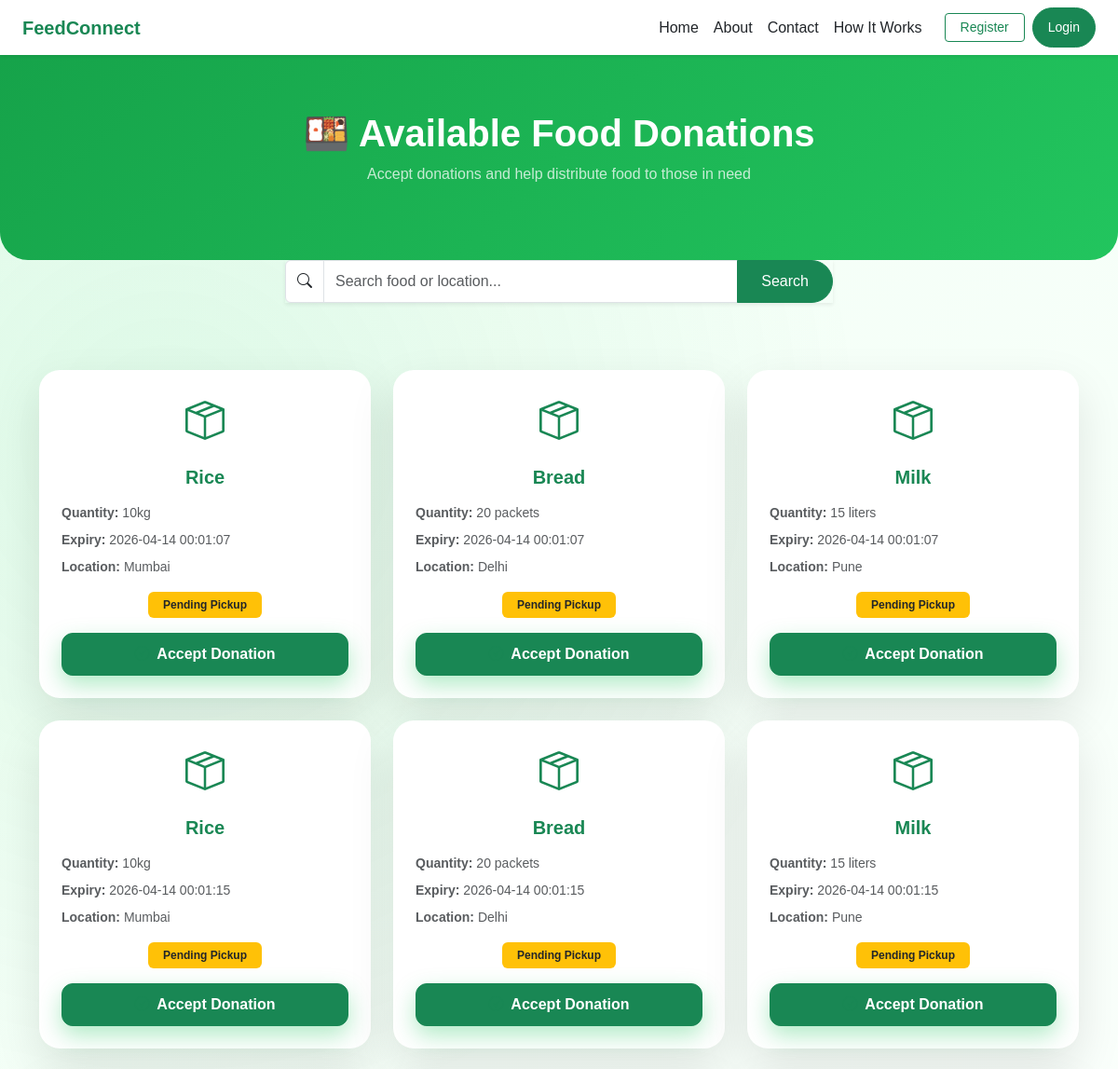
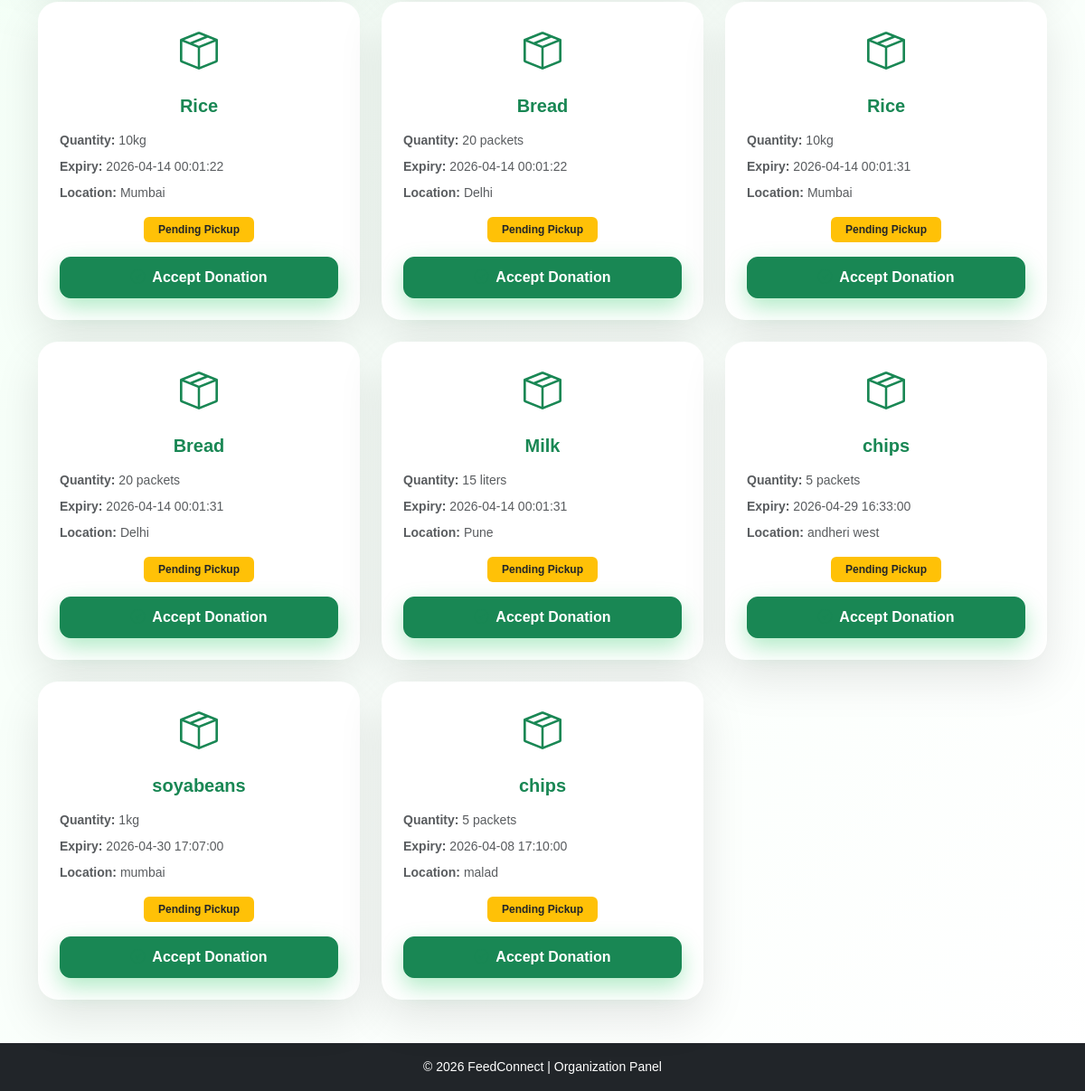
Screenshot of /organization/view_donations.php with the database file from the repository (2 pictures, top to bottom).
### tables this page shows
CREATE TABLE `food_donations` (
  `donation_id` int(11) NOT NULL,
  `food_name` varchar(100) DEFAULT NULL,
  `quantity` varchar(50) DEFAULT NULL,
  `expiry_time` datetime DEFAULT NULL,
  `location` varchar(100) DEFAULT NULL,
  `donor_id` int(11) DEFAULT NULL,
  `status` varchar(20) DEFAULT NULL
);

### organization/view_donations.php (the view, shortened to what this page needs)
<?php
include '../config/db.php';
$search = $_GET['search'] ?? '';
if ($search != '') {
    $query = "SELECT * FROM food_donations
              WHERE status='pending'
              AND (food_name LIKE '%$search%'
              OR location LIKE '%$search%')";
} else {
    $query = "SELECT * FROM food_donations WHERE status='pending'";
}
$result = mysqli_query($conn, $query);
?>
<!DOCTYPE html>
<html lang="en">
<head>
<link href="https://cdn.jsdelivr.net/npm/bootstrap@5.3.2/dist/css/bootstrap.min.css" rel="stylesheet">
<link href="https://cdn.jsdelivr.net/npm/bootstrap-icons/font/bootstrap-icons.css" rel="stylesheet">
<link rel="stylesheet" href="../css/style.css">
</head>
<body>
<?php include '../includes/navbar.php'; ?>
<section class="page-hero text-center">
<div class="container">
<h1 class="fw-bold mb-2">🍱 Available Food Donations</h1>
<p class="mb-0 opacity-75">
Accept donations and help distribute food to those in need
</p>
</div>
</section>
<div class="row mb-4">
<div class="col-md-6 mx-auto">
<form method="GET">
<div class="input-group shadow-sm">
<span class="input-group-text bg-white">
<i class="bi bi-search"></i>
</span>
<input type="text"
name="search"
class="form-control"
placeholder="Search food or location..."
value="<?= htmlspecialchars($search) ?>">
<button class="btn btn-success">Search</button>
</div>
</form>
</div>
</div>
<section class="py-5">
<div class="container">
<div class="row g-4">
<?php if (mysqli_num_rows($result) > 0) { ?>
<?php while ($row = mysqli_fetch_assoc($result)) { ?>
<div class="col-lg-4 col-md-6">
<div class="card donation-card h-100">
<div class="card-body p-4">
<div class="text-center mb-3">
<i class="bi bi-box-seam food-icon"></i>
</div>
<h5 class="text-success fw-bold text-center mb-3">
<?= $row['food_name']; ?>
</h5>
<p class="small text-muted mb-2">
<strong>Quantity:</strong> <?= $row['quantity']; ?>
</p>
<p class="small text-muted mb-2">
<strong>Expiry:</strong> <?= $row['expiry_time']; ?>
</p>
<p class="small text-muted mb-3">
<strong>Location:</strong> <?= $row['location']; ?>
</p>
<div class="text-center mb-3">
<span class="badge bg-warning text-dark px-3 py-2">
Pending Pickup
</span>
</div>
<div class="d-grid">
<a href="accept_donation.php?id=<?= $row['donation_id']; ?>"
class="btn btn-success btn-accept">
<i class="bi bi-check-circle me-1"></i>
Accept Donation
</a>
</div>
</div>
</div>
</div>
<?php } ?>
<?php } ?>
</div>
</div>
</section>
<footer class="bg-dark text-white text-center py-3">
<p class="mb-0">© 2026 FeedConnect | Organization Panel</p>
</footer>
</body>
</html>

### css/style.css (style rules this page uses)
body { font-family: 'Poppins', sans-serif; background-color: #ffffff; }
.card { border: none; border-radius: 12px; }
footer { font-size: 14px; }
h1, h2, h3, h4, h5 { font-weight: 600; }
.card i { color: #198754; }
.btn-success { border-radius: 30px; padding: 10px 25px; }

### organization/view_donations.php (style rules this page uses)
body { font-family:'Poppins',sans-serif; background: radial-gradient(circle at 15% 20%, rgba(34,197,94,0.10), transparent 35%), linear-gradient(135deg,#f0fff4,#ffffff); }
.page-hero { background:linear-gradient(135deg,#16a34a,#22c55e); color:#fff; padding:60px 0 80px; border-radius:0 0 30px 30px; }
.donation-card { border-radius:22px; border:none; transition:.35s; box-shadow:0 20px 50px rgba(0,0,0,0.10); }
.food-icon { font-size:42px; color:#22c55e; }
.btn-accept { border-radius:12px; padding:10px; font-weight:600; box-shadow:0 10px 25px rgba(34,197,94,0.35); }

### rows the page displays
food_donations: food_name "Rice", quantity "10kg", expiry_time "2026-04-14 00:01:07", location "Mumbai"
food_donations: food_name "Bread", quantity "20 packets", expiry_time "2026-04-14 00:01:07", location "Delhi"
food_donations: food_name "Milk", quantity "15 liters", expiry_time "2026-04-14 00:01:07", location "Pune"
food_donations: food_name "Rice", quantity "10kg", expiry_time "2026-04-14 00:01:15", location "Mumbai"
food_donations: food_name "Bread", quantity "20 packets", expiry_time "2026-04-14 00:01:15", location "Delhi"
food_donations: food_name "Milk", quantity "15 liters", expiry_time "2026-04-14 00:01:15", location "Pune"
food_donations: food_name "Rice", quantity "10kg", expiry_time "2026-04-14 00:01:22", location "Mumbai"
food_donations: food_name "Bread", quantity "20 packets", expiry_time "2026-04-14 00:01:22", location "Delhi"
food_donations: food_name "Rice", quantity "10kg", expiry_time "2026-04-14 00:01:31", location "Mumbai"
food_donations: food_name "Bread", quantity "20 packets", expiry_time "2026-04-14 00:01:31", location "Delhi"
food_donations: food_name "Milk", quantity "15 liters", expiry_time "2026-04-14 00:01:31", location "Pune"
food_donations: food_name "chips", quantity "5 packets", expiry_time "2026-04-29 16:33:00", location "andheri west"
food_donations: food_name "soyabeans", quantity "1kg", expiry_time "2026-04-30 17:07:00", location "mumbai"
food_donations: food_name "chips", quantity "5 packets", expiry_time "2026-04-08 17:10:00", location "malad"
